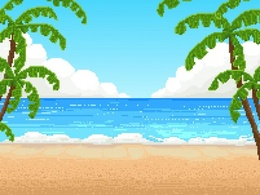
%> input picture praia.jpg, 260 x 195 px, shrunk from 626 x 469 before the run
$ octave ProgramaPrincipal.m   (GNU Octave 9; MATLAB toolbox functions it lacks are replaced by stand-ins)
%> lines starting %> are read from the running program, lines starting %| are printed output that depends on the picture
### custom_rle_encode.m
function encoded_data = custom_rle_encode(message)
    % Inicializa a variável para armazenar os dados codificados
    encoded_data = [];

    % Inicializa a variável para contar as repetições de cada valor
    count = 1;

    % Percorre a mensagem para codificação RLE
    for i = 1:length(message)
        % Verifica se o elemento atual é igual ao próximo
        if i < length(message) && message(i) == message(i+1)
            % Incrementa a contagem de repetições
            count = count + 1;
        else
            % Adiciona o par (contagem, valor) à mensagem codificada
            encoded_data = [encoded_data, count, message(i)];
            % Reinicia a contagem para o próximo valor
            count = 1;
        end
    end
end

### custom_rle_decode.m
function decoded_data = custom_rle_decode(encoded_data)
    % Inicializa a vari醰el para armazenar os dados decodificados
    decoded_data = [];

    % Percorre a mensagem codificada para decodifica玢o RLE
    for i = 1:2:length(encoded_data)
        % Extrai o par (contagem, valor) da mensagem codificada
        count = encoded_data(i);
        value = encoded_data(i+1);

        % Adiciona 'count' vezes o 'value' aos dados decodificados
        decoded_data = [decoded_data, repmat(value, 1, count)];
    end
end

### ProgramaPrincipal.m
% Trabalho Pratico 01;
% Processamento de audio e Video;
% Aluno: Luciano Stork, matricula 204300018.

clear; close all; clc;

% Carregar a imagem
imagem_original = imread('praia.jpg');
%> imagem_original is the input picture: size 195x260x3 uint8; mean R, G, B 157.5, 200.5, 182.8

% Converter a imagem para tons de cinza
imagem_cinza = rgb2gray(imagem_original);
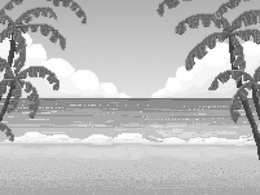
%> imagem_cinza: size 195x260 uint8; min 48, max 255, mean 185.6

% Codificar a imagem usando a fun玢o custom_rle_encode
imagem_codificada = custom_rle_encode(imagem_cinza(:));
%> the loop in custom_rle_encode, `for i = 1:length(message)` made 50700 passes
%> encoded_data on passes 1 to 8: [1 177], [1 177 1 178], [1 177 1 178 1 175], [1 177 1 178 1 175 1 178], [1 177 1 178 1 175 1 178 1 181], [1 177 1 178 1 175 1 178 1 181 1 179], [1 177 1 178 1 175 1 178 1 181 1 179 1 180], [1 177 1 178 1 175 1 178 1 181 1 179 1 180 1 182]

% Decodificar os dados codificados usando a fun玢o custom_rle_decode
imagem_decodificada = custom_rle_decode(imagem_codificada);
%> the loop in custom_rle_decode, `for i = 1:2:length(encoded_data)` made 42930 passes
%> (count, value) on passes 14 to 16: (1, 123), (1, 131), (1, 130)

% Salvar os metadados em um arquivo de texto
metadados = struct();
metadados.Formato = 'RLE';
metadados.Largura = size(imagem_original, 2);
%> metadados.Largura = 260
metadados.Altura = size(imagem_original, 1);
%> metadados.Altura = 195
metadados.Tamanho_Comprimido = numel(imagem_codificada);
%> metadados.Tamanho_Comprimido = 85860
metadados.Taxa_Compressao = numel(imagem_original) / numel(imagem_decodificada);
%> metadados.Taxa_Compressao = 3

% Converter os dados comprimidos em uma sequ阯cia de caracteres
dados_comprimidos_str = sprintf('%d,', imagem_codificada);
dados_comprimidos_str = dados_comprimidos_str(1:end-1); % Remover a v韗gula final

% Escrever os metadados e os dados comprimidos no arquivo de texto
nome_arquivo_metadados = 'metadados.txt';
fid = fopen(nome_arquivo_metadados, 'w');
campos = fieldnames(metadados);
for i = 1:numel(campos)
    fprintf(fid, '%s: %s\n', campos{i}, num2str(metadados.(campos{i})));
end
fprintf(fid, 'Dados_Comprimidos: %s\n', dados_comprimidos_str);
fclose(fid);

% Exibir a imagem original e a imagem decodificada lado a lado para compara玢o
subplot(1, 2, 1);
imshow(imagem_original);
title('Imagem Original');

subplot(1, 2, 2);
imshow(uint8(reshape(imagem_decodificada, size(imagem_original, 1), size(imagem_original, 2))));
title('Imagem Decodificada');

$ run again, with imagem_original.png saved as praia.jpg
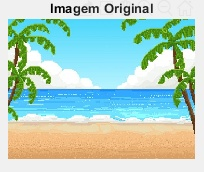
%> input picture imagem_original.png, 204 x 172 px
%> imagem_original is the input picture: size 172x204x3 uint8; mean R, G, B 175.6, 207.8, 194.6
%> `imagem_cinza = rgb2gray(imagem_original);`:
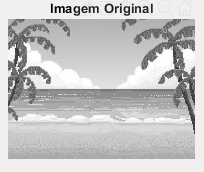
%> imagem_cinza: size 172x204 uint8; min 0, max 255, mean 196.7
%> after the loop in custom_rle_encode, `for i = 1:length(message)`: count = 1
%> the loop in custom_rle_decode, `for i = 1:2:length(encoded_data)` made 27093 passes
%> (count, value) on passes 1 to 3: (255, 240), (2, 239), (23, 240)
